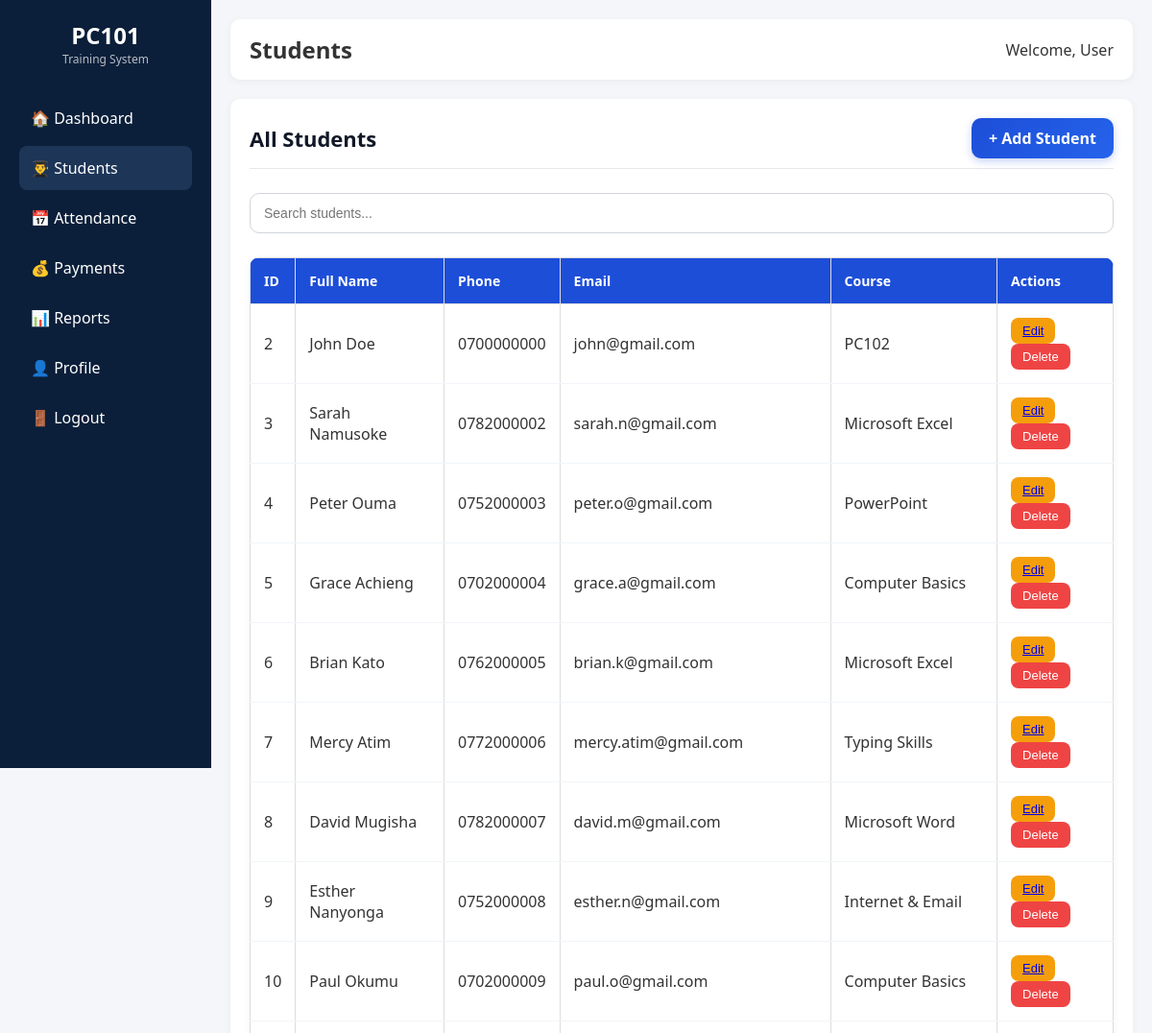
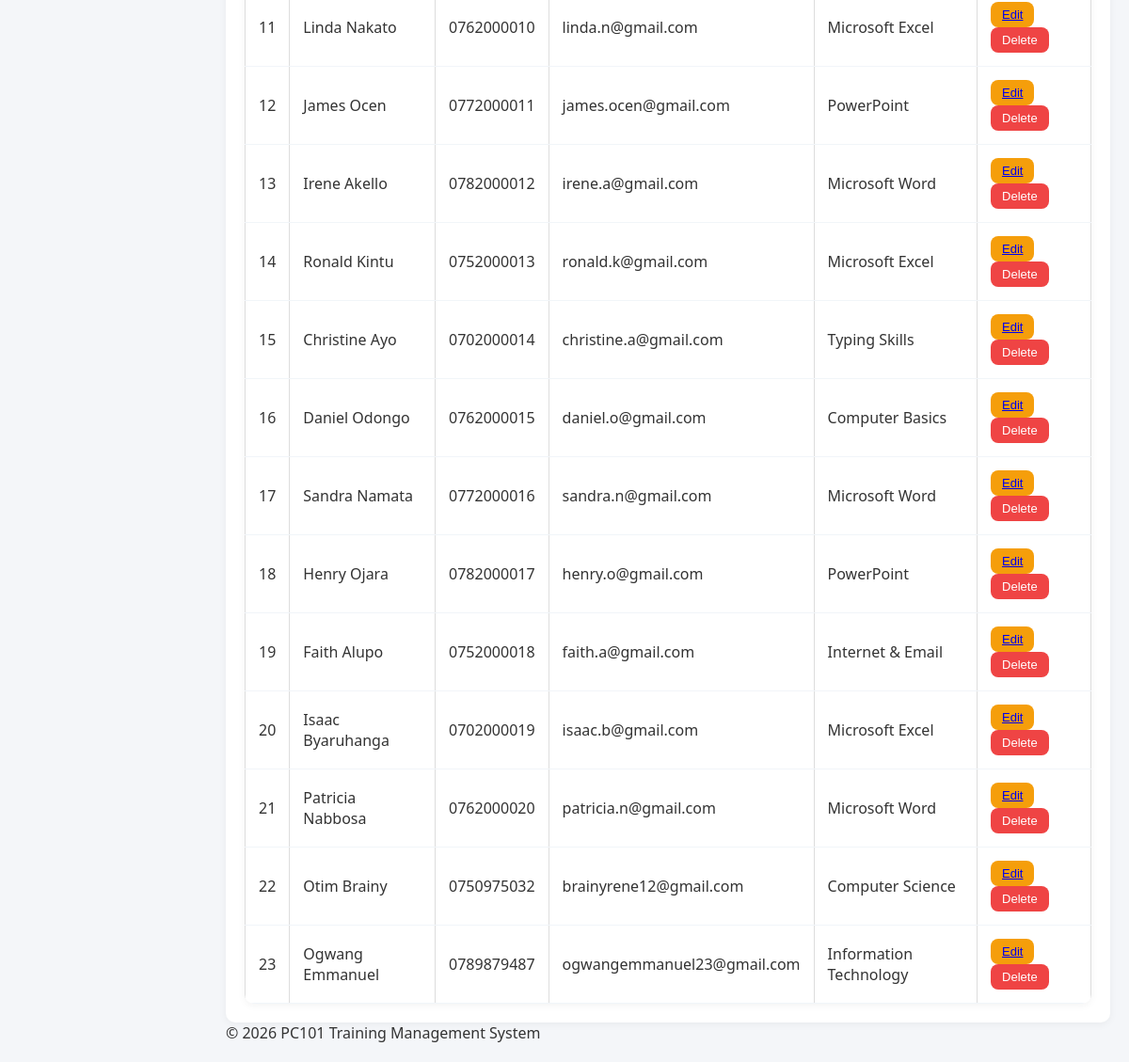
The app's page /students (signed in) with its own data (2 pictures, top to bottom).
### tables this page shows
CREATE TABLE students (
        id INTEGER PRIMARY KEY AUTOINCREMENT,
        full_name TEXT NOT NULL,
        phone TEXT,
        email TEXT,
        course TEXT,
        date_registered TEXT DEFAULT CURRENT_DATE
    );

### utils/helpers.py (the view)
    def wrapper(*args, **kwargs):
        if "user_id" not in session:
            return redirect(url_for("auth.login"))
        return func(*args, **kwargs)

### database/database.py (called while the page is built)
def get_connection():
    conn = sqlite3.connect(DB_PATH)
    conn.row_factory = sqlite3.Row
    return conn

### models/student.py (called while the page is built)
    @staticmethod
    def get_all_students():
        conn = get_connection()
        cursor = conn.cursor()
        cursor.execute("SELECT * FROM students")
        rows = cursor.fetchall()
        conn.close()
        return rows

### routes/student.py (called while the page is built)
@student.route("/students")
@login_required
def students_list():
    data = Student.get_all_students()
    return render_template("students.html", students=data)

### utils/helpers.py (called while the page is built)
def login_required(func):
    def wrapper(*args, **kwargs):
        if "user_id" not in session:
            return redirect(url_for("auth.login"))
        return func(*args, **kwargs)
    wrapper.__name__ = func.__name__
    return wrapper

### templates/students.html (shortened to what this page needs)
{% extends "base.html" %}
{% block css %}
<link rel="stylesheet" href="{{ url_for('static', filename='css/student.css') }}">
{% endblock %}
{% block page_title %}Students{% endblock %}
{% block content %}
<div class="students-header">
    <h2>All Students</h2>
    <a href="/students/add" class="btn-add">+ Add Student</a>
</div>
<div class="search-box">
    <input type="text" id="searchInput" placeholder="Search students...">
</div>
<table>
    <thead>
        <tr>
            <th>ID</th>
            <th>Full Name</th>
            <th>Phone</th>
            <th>Email</th>
            <th>Course</th>
            <th>Actions</th>
        </tr>
    </thead>
    <tbody id="studentsTable">
        {% for student in students %}
        <tr  id="student-{{ student.id }}">
            <td>{{ student.id }}</td>
            <td>{{ student.full_name }}</td>
            <td>{{ student.phone }}</td>
            <td>{{ student.email }}</td>
            <td>{{ student.course }}</td>
            <td>
                <button class="edit-btn">
                    <a href="/students/edit/{{ student.id }}">
                        Edit
                    </a>
                </button>
                <button class="delete-btn"onclick="deleteStudent({{ student.id }})">
                    Delete
                </button>
            </td>
        </tr>
        {% endfor %}
    </tbody>
</table>
{% endblock %}

### templates/base.html (shortened to what this page needs)
<!DOCTYPE html>
<html lang="en">
<head>
    <link rel="stylesheet" href="{{ url_for('static', filename='css/base.css') }}">
    {% block css %}{% endblock %}
</head>
<body>
    <aside class="sidebar">
        <div class="logo">
            <h2>PC101</h2>
            <p>Training System</p>
        </div>
        <nav>
            <a href="/dashboard">🏠 Dashboard</a>
            <a href="/students">👨‍🎓 Students</a>
            <a href="/attendance">📅 Attendance</a>
            <a href="/payments">💰 Payments</a>
            <a href="/reports">📊 Reports</a>
            <a href="/profile">👤 Profile</a>
            <a href="/logout">🚪 Logout</a>
        </nav>
    </aside>
    <div class="main-container">
        <header class="topbar">
            <div>
                <h2>{% block page_title %}Dashboard{% endblock %}</h2>
            </div>
            <div class="user-info">
                Welcome,
                {% if username %}
                    {{ username }}
                {% else %}
                    User
                {% endif %}
            </div>
        </header>
        <main class="content">
            {% block content %}
            {% endblock %}
        </main>
        <footer>
            © 2026 PC101 Training Management System
        </footer>
    </div>
</body>
</html>

### static/css/base.css (style rules this page uses)
* { margin: 0; padding: 0; box-sizing: border-box; }
body { font-family: "Segoe UI", Arial, sans-serif; background: #f4f6f9; color: #333; }
.main-container { margin-left: 220px; padding: 20px; }
.sidebar { position: fixed; top: 0; left: 0; width: 220px; height: 100vh; background: #0b1f3a; color: white; padding: 20px; }
.sidebar .logo { text-align: center; margin-bottom: 30px; }
.sidebar .logo h2 { font-size: 24px; }
.sidebar .logo p { font-size: 12px; opacity: 0.7; }
.sidebar nav a { display: block; color: white; text-decoration: none; padding: 12px; margin: 6px 0; border-radius: 8px; transition: 0.3s; }
.topbar { display: flex; justify-content: space-between; align-items: center; background: white; padding: 15px 20px; border-radius: 10px; box-shadow: 0 2px 8px rgba(0,0,0,0.05); margin-bottom: 20px; }
.content { background: white; padding: 20px; border-radius: 10px; min-height: 80vh; box-shadow: 0 2px 8px rgba(0,0,0,0.05); }
button { background: #1d4ed8; color: white; border: none; padding: 10px 15px; border-radius: 8px; cursor: pointer; transition: 0.3s; }
table { width: 100%; border-collapse: collapse; margin-top: 15px; }
table th, table td { border: 1px solid #ddd; padding: 10px; text-align: left; }
table th { background: #f0f2f5; }

### static/css/student.css (style rules this page uses)
.students-header { display: flex; justify-content: space-between; align-items: center; margin-bottom: 25px; padding-bottom: 10px; border-bottom: 1px solid #e5e7eb; }
.students-header h2 { color: #111827; font-size: 22px; font-weight: 700; }
.btn-add { background: linear-gradient(135deg, #1d4ed8, #2563eb); color: white; padding: 10px 18px; border-radius: 10px; text-decoration: none; font-weight: 600; box-shadow: 0 3px 8px rgba(29, 78, 216, 0.25); transition: all 0.25s ease; }
.search-box { margin-bottom: 25px; margin-top: 10px; }
.search-box input { width: 100%; padding: 12px 14px; border: 1px solid #d1d5db; border-radius: 10px; outline: none; font-size: 14px; transition: 0.2s; background: #fff; }
table { width: 100%; border-collapse: collapse; background: white; border-radius: 10px; overflow: hidden; box-shadow: 0 2px 8px rgba(0,0,0,0.05); }
table th { background: #1d4ed8; color: white; padding: 14px; font-size: 14px; text-align: left; }
table td { padding: 14px; border-bottom: 1px solid #f1f5f9; }
.edit-btn, .delete-btn { padding: 6px 12px; border-radius: 8px; cursor: pointer; font-size: 13px; border: none; font-weight: 500; transition: 0.2s; }
.edit-btn { background: #f59e0b; color: white; }
.delete-btn { background: #ef4444; color: white; }

### records on screen
students: id "2", full_name "John Doe", phone "0700000000", email "john@gmail.com", course "PC102"
students: id "3", full_name "Sarah Namusoke", phone "0782000002", email "sarah.n@gmail.com", course "Microsoft Excel"
students: id "4", full_name "Peter Ouma", phone "0752000003", email "peter.o@gmail.com", course "PowerPoint"
students: id "5", full_name "Grace Achieng", phone "0702000004", email "grace.a@gmail.com", course "Computer Basics"
students: id "6", full_name "Brian Kato", phone "0762000005", email "brian.k@gmail.com", course "Microsoft Excel"
students: id "7", full_name "Mercy Atim", phone "0772000006", email "mercy.atim@gmail.com", course "Typing Skills"
students: id "8", full_name "David Mugisha", phone "0782000007", email "david.m@gmail.com", course "Microsoft Word"
students: id "9", full_name "Esther Nanyonga", phone "0752000008", email "esther.n@gmail.com", course "Internet & Email"
students: id "10", full_name "Paul Okumu", phone "0702000009", email "paul.o@gmail.com", course "Computer Basics"
students: id "11", full_name "Linda Nakato", phone "0762000010", email "linda.n@gmail.com", course "Microsoft Excel"
students: id "12", full_name "James Ocen", phone "0772000011", email "james.ocen@gmail.com", course "PowerPoint"
students: id "13", full_name "Irene Akello", phone "0782000012", email "irene.a@gmail.com", course "Microsoft Word"
students: id "14", full_name "Ronald Kintu", phone "0752000013", email "ronald.k@gmail.com", course "Microsoft Excel"
students: id "15", full_name "Christine Ayo", phone "0702000014", email "christine.a@gmail.com", course "Typing Skills"
students: id "16", full_name "Daniel Odongo", phone "0762000015", email "daniel.o@gmail.com", course "Computer Basics"
students: id "17", full_name "Sandra Namata", phone "0772000016", email "sandra.n@gmail.com", course "Microsoft Word"
students: id "18", full_name "Henry Ojara", phone "0782000017", email "henry.o@gmail.com", course "PowerPoint"
students: id "19", full_name "Faith Alupo", phone "0752000018", email "faith.a@gmail.com", course "Internet & Email"
students: id "20", full_name "Isaac Byaruhanga", phone "0702000019", email "isaac.b@gmail.com", course "Microsoft Excel"
students: id "21", full_name "Patricia Nabbosa", phone "0762000020", email "patricia.n@gmail.com", course "Microsoft Word"
students: id "22", full_name "Otim Brainy", phone "0750975032", email "brainyrene12@gmail.com", course "Computer Science"
students: id "23", full_name "Ogwang Emmanuel", phone "0789879487", email "ogwangemmanuel23@gmail.com", course "Information Technology"
